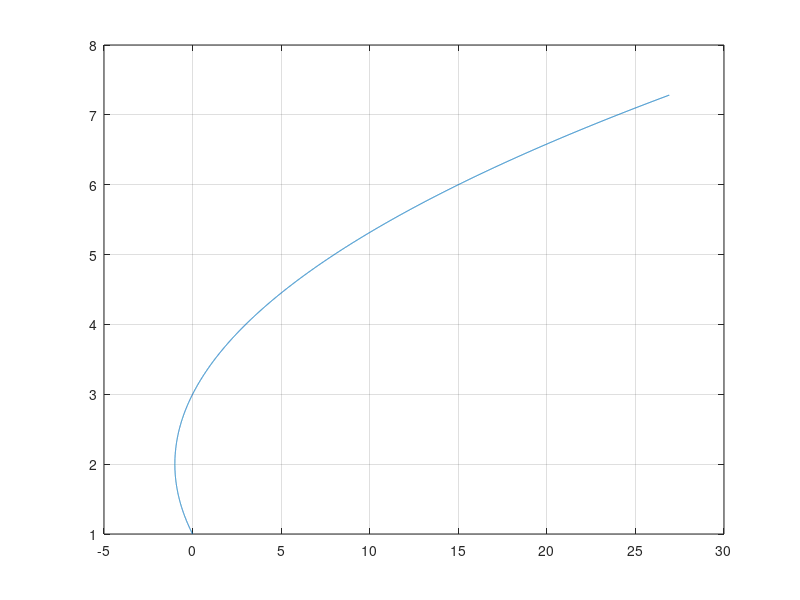
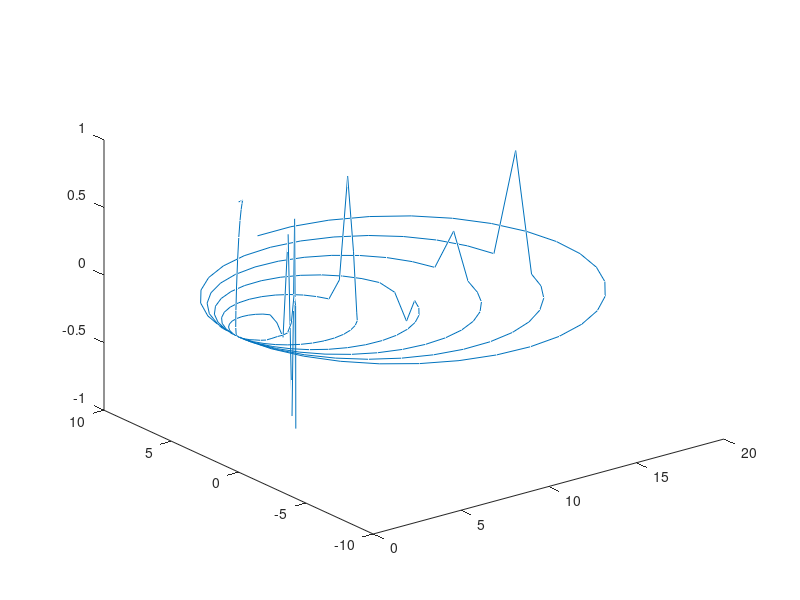

Reproduce these figures in MATLAB, in order.
%ejercicio1
t=0:0.001:2*pi;
x=@(t)(t.^2.-2.*t);
y=@(t)(t+1);
figure
plot(x(t),y(t))
grid;
%%
%ejercicio2
alx=@(t)(t.^3.-4.*t);
aly=@(t)(t.^2.-4);
figure
plot(alx(t),aly(t))
grid
%%
%ejercicio3
t=0:0.1:2*pi;
u=0:0.1:2*pi;
a=1;
b=1;
ax=@(t,u)(a.*cos(t).*cos(u));
x=ax(t,u)
ay=@(t,u)(b.*cos(t).*sin(u));
y=ay(t,u)
az=@(t,u)(cos(t).^2);
z=az(t,u)
plot3(x,y,z)
%%
%ejercicio4
t=0:0.1:2*pi*pi();
u=0:0.1:2*pi*pi();
a=1;
b=1;
ax=@(t,u)(a.*cos(t).*cos(u).*t);
x=ax(t,u)
ay=@(t,u)(b.*cos(t).*sin(u).*u);
y=ay(t,u)
az=@(t,u)(cos(t).^(t.^3));
z=az(t,u)
plot3(x,y,z)

